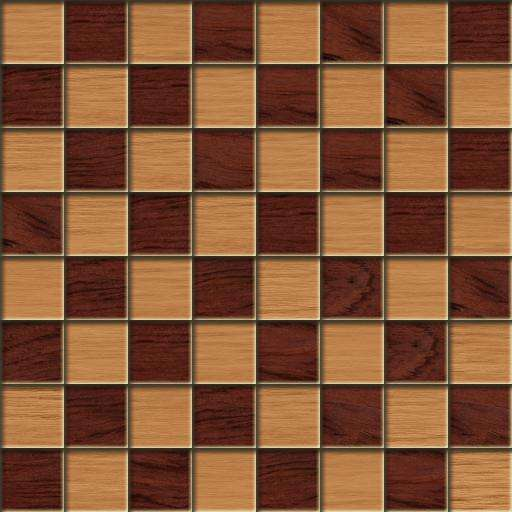
//> input picture image/chessboard.jpg, 512 x 512 px
$ ./HoughLines   (built with g++ and OpenCV 4)
//> lines starting //> are read from the running program, lines starting //| are printed output that depends on the picture
/*******************************************************************************
** 工程：直线霍夫变换
*
** 日期：2023年05月31日
*
** 环境Visual Studio 2019  OpenCV3.4.4
*
** 介绍：直线霍夫变换，自写底层，可直接使用HoughLines（）函数，本项目用于练习OpenCV的使用，深入理解直线霍夫变换算法。
*
** 过程：先将图片灰度化，在进行高斯滤波，后使用Canny（）函数，进行变沿提取，Canny中的threshold1、threshold2参数
** 通过计算图像中位数得到，实现自适应，对二值化图像变沿的x轴、y轴提取，遍历x、y值计算在不同角度下的截距值，r_num[][]
** 二维数组存放在不同角度下截距值出现的次数，其中数组的行号为角度，列号为截距值，数组内的值为当前截距值出现次数，
** 出现次数大于阈值则是一条直线
*
** 不足：使用了大量堆栈。
*******************************************************************************/


#include <opencv2/opencv.hpp>
#include<iostream>
#include<vector>
#include <map>

#define pi           3.14159
#define angle_max    180
#define w            512                   //图像宽
#define h            512                   //图像高
#define max_point    724                   //直线上最多点数 sqrt(w * w + h * h)
#define r_max        724+724/2             //r的最大值

using namespace std;
using namespace cv;


//求Mat的中位数
int GetMatMidVal(Mat& img)
{
    //判断如果不是单通道直接返回128
    if (img.channels() > 1) return 128;
    int rows = img.rows;
    int cols = img.cols;


    //定义数组
    float mathists[256] = { 0 };
    //遍历计算0-255的个数
    for (int row = 0; row < rows; ++row) {
        for (int col = 0; col < cols; ++col) {
            int val = img.at<uchar>(row, col);
            mathists[val]++;
        }
    }


    int calcval = rows * cols / 2;
    int tmpsum = 0;
    for (int i = 0; i < 255; ++i) {
        tmpsum += mathists[i];
        if (tmpsum > calcval) {
            return i;
        }
    }
    return 0;
}

//求自适应阈值的最小和最大值
void GetMatMinMaxThreshold(Mat& img, int& minval, int& maxval, float sigma)
{
    int midval = GetMatMidVal(img);

    // 计算低阈值
    minval = saturate_cast<uchar>((1.0 - sigma) * midval);
    //计算高阈值
    maxval = saturate_cast<uchar>((1.0 + sigma) * midval);

}


int main()
{
    int sigma;            //图像方差
    int minthreshold;     //最小阈值
    int maxthreshold;     //最大阈值
    vector<int>x;
    vector<int>y;


    //图像读取
    Mat chessboard = imread("C:/Users/Tiam/Desktop/HoughLines/image/chessboard.jpg");
//> chessboard is the input picture: 512 rows x 512 cols, CV_8UC3; mean B, G, R 52.5, 82.7, 129.7
    Mat chessboard_gray;        //灰度图像
    Mat chessboard_edge;        //边缘提取后图像


    //转化为灰度图
    cvtColor(chessboard, chessboard_gray, COLOR_RGB2GRAY);
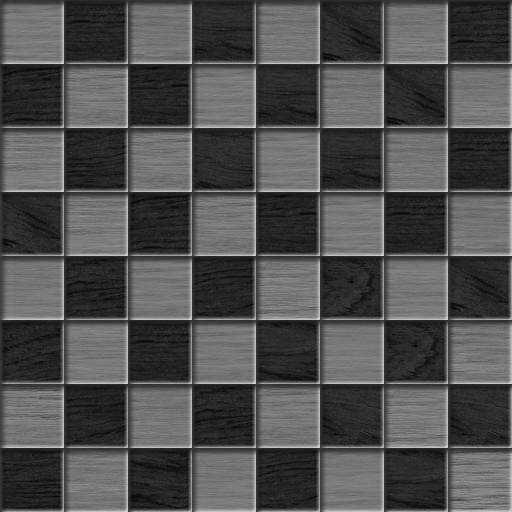
//> chessboard_gray: 512 rows x 512 cols, CV_8UC1; min 2, max 220, mean 79

    //高斯滤波
    GaussianBlur(chessboard_gray, chessboard_gray, Size(3, 3), 1.5, 2);
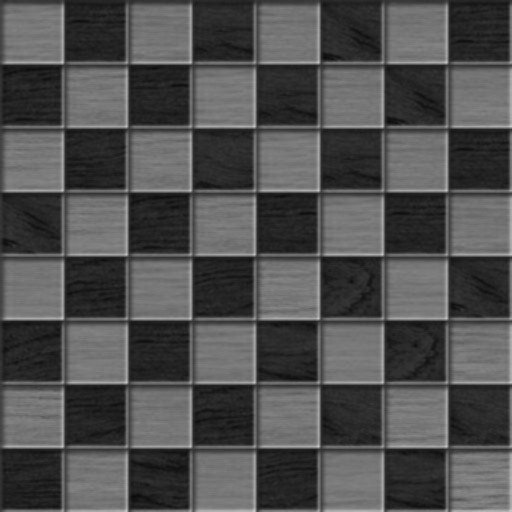
//> chessboard_gray: 512 rows x 512 cols, CV_8UC1; min 10, max 203, mean 79

    //自适应Canny边缘检测
    sigma = GetMatMidVal(chessboard_gray);
//> after the loop in GetMatMidVal, `for (int row = 0; row < rows; ++row)`: mathists = 256 values, max 7466 at index 35, min 0 at index 0, mean 1024
//> the loop in GetMatMidVal, `for (int i = 0; i < 255; ++i)` made 83 passes
//> tmpsum on passes 1 to 12: 0, 0, 0, 0, 0, 0, 0, 0, 0, 0, 2, 5
//> sigma = 82
    GetMatMinMaxThreshold(chessboard_gray, minthreshold, maxthreshold, sigma);
//> the loop in GetMatMidVal (call 2), `for (int i = 0; i < 255; ++i)` made 83 passes
//> in GetMatMinMaxThreshold, `minval = saturate_cast<uchar>((1.0 - sigma) * midval);`: minval = 0
//> in GetMatMinMaxThreshold, `maxval = saturate_cast<uchar>((1.0 + sigma) * midval);`: maxval = 255
//> minthreshold = 0; maxthreshold = 255
    Canny(chessboard_gray, chessboard_edge, minthreshold, maxthreshold, 3);
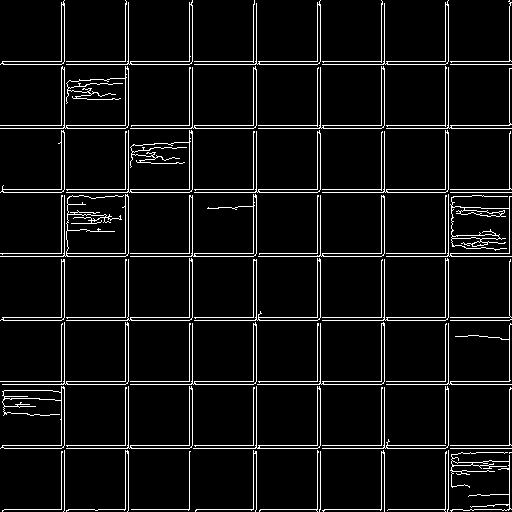
//> chessboard_edge: 512 rows x 512 cols, CV_8UC1; 6.5% white in thin lines or dots

    //提取变沿坐标
    for (int i = 0; i < chessboard_edge.rows; i++)
    {
        for (int j = 0; j < chessboard_edge.cols; j++)
        {
            if (chessboard_edge.at<uchar>(i, j) == 255)
            {
                x.push_back(i);
                y.push_back(j);
            }
        }
    }
//> after the loop, x = 17083 values from 0 to 511; y = 17083 values, max 511 at index 31, min 0 at index 1451, mean 263.5

    int r_num[angle_max][r_max] = { 0 };        //不同角度、下计算出的截距出现的次数

    //计算截距
    for (int angle = 0; angle < angle_max; angle++)
    {
        for (int i = 0; i < size(x); i++)
        {
            int r = (int)(x[i] * cos((angle * pi) / angle_max) + y[i] * sin((angle * pi) / angle_max));
            int r_d = (r + r_max / 2);          //防止出现负值
            r_num[angle][r_d] = r_num[angle][r_d] + 1;

        }
    }

    //释放容器
    x.clear();
    y.clear();

    //绘图需要的首尾坐标点
    int x1 = 0;
    int y1;
    int x2;
    int y2 = 0;

//> (the run ends here: the program crashes, at `for (int angle = 0; angle < angle_max; angle++)`)
